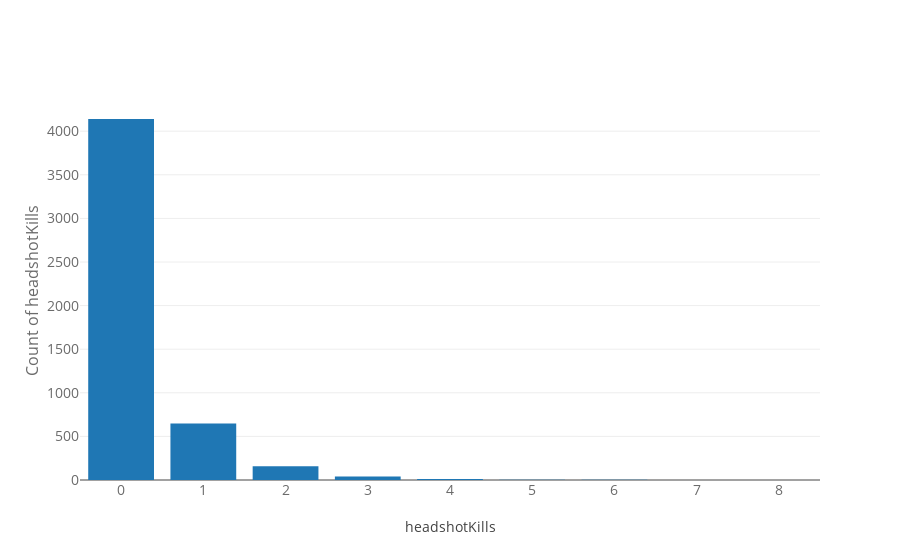

Source (notebook cell):
### Code cell
temp = df['headshotKills'].value_counts().sort_values(ascending=False)

#print("Total number of states : ",len(temp))
trace = go.Bar(
    x = temp.index,
    y = (temp),
)
data = [trace]
layout = go.Layout(
    title = "",
    xaxis=dict(
        title='headshotKills',
        tickfont=dict(
            size=14,
            color='rgb(107, 107, 107)'
        )
    ),
    yaxis=dict(
        title='Count of headshotKills',
        titlefont=dict(
            size=16,
            color='rgb(107, 107, 107)'
        ),
        tickfont=dict(
            size=14,
            color='rgb(107, 107, 107)'
        )
)
)
fig = go.Figure(data=data, layout=layout)
py.iplot(fig)

### Figure 1 — Plotly figure (JSON) as saved in the notebook; plotly's stock layout.template omitted (floating-point values rounded to 4 significant figures)
{"data": [{"type": "bar", "uid": "46a0922e-e0a1-11e8-8a21-cf91508bbe9a", "x": [0, 1, 2, 3, 4, 5, 6, 8], "y": [4140, 647, 157, 39, 11, 3, 2, 1]}], "layout": {"autosize": true, "title": "", "xaxis": {"autorange": true, "range": [-0.5, 8.5], "tickfont": {"color": "rgb(107, 107, 107)", "size": 14}, "title": "headshotKills", "type": "linear"}, "yaxis": {"autorange": true, "range": [0, 4358.0], "tickfont": {"color": "rgb(107, 107, 107)", "size": 14}, "title": "Count of headshotKills", "titlefont": {"color": "rgb(107, 107, 107)", "size": 16}, "type": "linear"}}}
